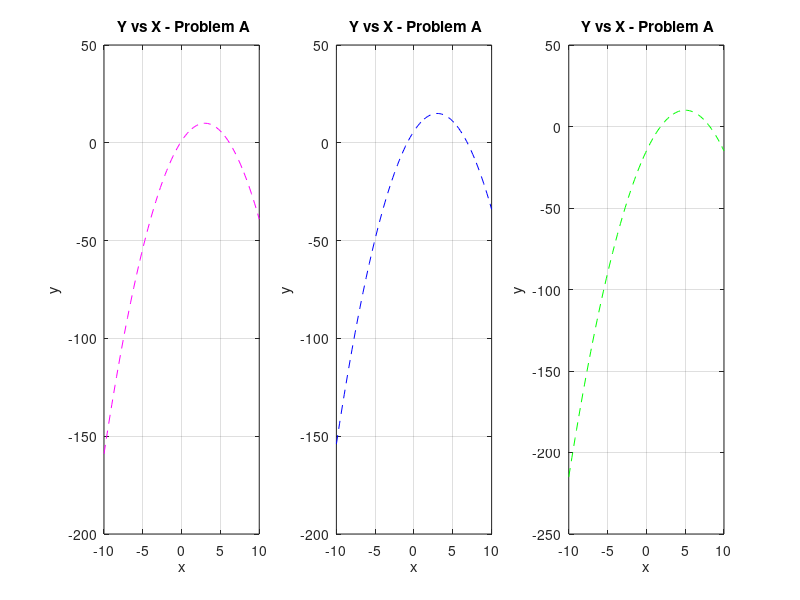

Source code (MATLAB):
%matrixs and vectors
clc ,clearvars , close all

%x = 1: 2 : 10 % start at first, jump by second, end at third

x= linspace (-10,10);

y1 = (-(x-3).^2) +10;
y2 = (-(x-3).^2) +15;
y3 = (-(x-5).^2) +10;


figure(1)
subplot(1,3,1)
plot (x,y1, '--m','MarkerFaceColor','m','MarkerSize',10)

xlabel ('x'), ylabel ('y') ,title (' Y vs X - Problem A')
grid on 


subplot (1,3,2)
plot (x,y2, '--b')
xlabel ('x'), ylabel ('y') ,title (' Y vs X - Problem A')
grid on 

subplot (1,3,3)
plot (x,y3,'--g')
xlabel ('x'), ylabel ('y') ,title (' Y vs X - Problem A')
grid on 



%xlim ([0,2]) , ylim([0,100])